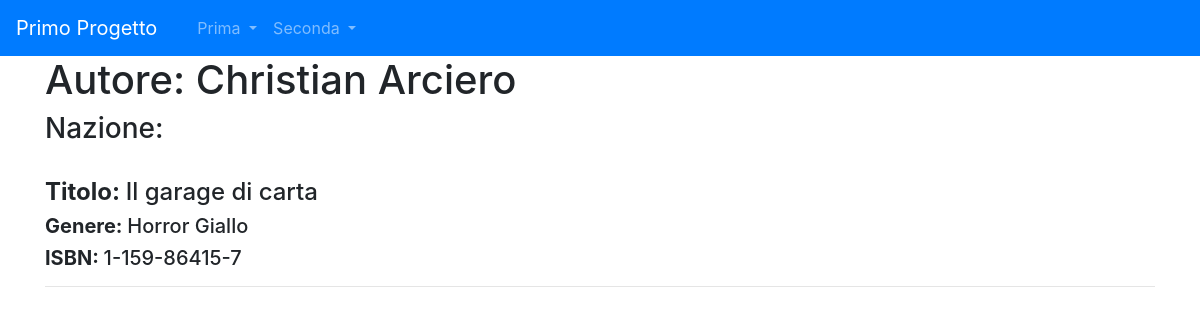
Page /libreria/autori/2 on the committed database.
### libreria/models.py (models this page shows, shortened)
class Autore(models.Model):
    nome=models.CharField(max_length=20)
    cognome=models.CharField(max_length=20)
    def __str__(self):
        return self.nome+" "+self.cognome
    class Meta:
        verbose_name = "Autore"
        verbose_name_plural = "Autori"

class Libro(models.Model):
    titolo=models.CharField(max_length=100)
    autore=models.ForeignKey(Autore, on_delete=models.CASCADE, related_name="libri")
    genere=models.ManyToManyField(Genere)
    ISBN=models.CharField(max_length=15)
    class Meta:
        verbose_name = "Libro"
        verbose_name_plural = "Libri"

class Genere(models.Model):
    nome=models.CharField(max_length=20)
    def __str__(self):
        return self.nome
    class Meta:
        verbose_name = "Genere"
        verbose_name_plural = "Generi"

### libreria/views.py (the view)
# urls.py: path("autori/<int:pk>", AutoreDetail.as_view(), name="autore"),
class AutoreDetail(DetailView):
    model=Autore
    template_name= "autore.html"

### libreria/templates/autore.html (shortened to what this page needs)
  {% extends 'base.html' %}
{% block content %}
    <h1>Autore: {{ autore }}</h1>
    <h3>Nazione: {{ autore.nazione }}</h3>
    <br>
    {% for libro in  autore.libri.all %}
        <h4><strong>Titolo: </strong>{{ libro.titolo }}</h4>
        <h5><strong>Genere: </strong>{% for genere in libro.genere.all %}{{ genere }} {% endfor %}</h5>
        <h5><strong>ISBN: </strong>{{ libro.ISBN }}</h5>
        <hr>
    {% endfor %}
{% endblock content %}

### rows in the picture
Autore: nome+cognome "Christian Arciero"
Libro: titolo "Il garage di carta", ISBN "1-159-86415-7"
Genere: nome "Horror"
Genere: nome "Giallo"
